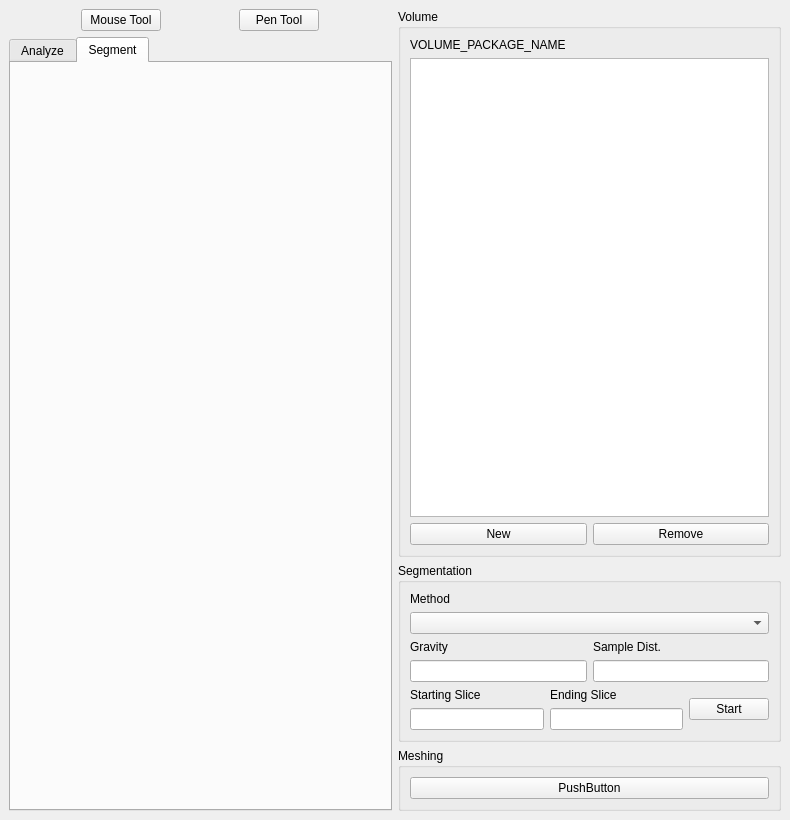
<?xml version="1.0" encoding="UTF-8"?>
<ui version="4.0">
 <class>Form</class>
 <widget class="QMainWindow" name="Form">
  <property name="geometry">
   <rect>
    <x>0</x>
    <y>0</y>
    <width>790</width>
    <height>820</height>
   </rect>
  </property>
  <property name="sizePolicy">
   <sizepolicy hsizetype="Preferred" vsizetype="Preferred">
    <horstretch>0</horstretch>
    <verstretch>0</verstretch>
   </sizepolicy>
  </property>
  <property name="windowTitle">
   <string>Form</string>
  </property>
  <widget class="QWidget" name="horizontalLayoutWidget">
   <property name="sizePolicy">
    <sizepolicy hsizetype="Preferred" vsizetype="Preferred">
     <horstretch>0</horstretch>
     <verstretch>0</verstretch>
    </sizepolicy>
   </property>
   <layout class="QHBoxLayout" name="horizontalLayout">
    <item>
     <layout class="QVBoxLayout" name="verticalLayout">
      <item>
       <layout class="QHBoxLayout" name="horizontalLayout_2">
        <item>
         <widget class="QPushButton" name="btnMouseTool">
          <property name="sizePolicy">
           <sizepolicy hsizetype="Fixed" vsizetype="Fixed">
            <horstretch>0</horstretch>
            <verstretch>0</verstretch>
           </sizepolicy>
          </property>
          <property name="text">
           <string>Mouse Tool</string>
          </property>
         </widget>
        </item>
        <item>
         <widget class="QPushButton" name="pushButton">
          <property name="sizePolicy">
           <sizepolicy hsizetype="Fixed" vsizetype="Fixed">
            <horstretch>0</horstretch>
            <verstretch>0</verstretch>
           </sizepolicy>
          </property>
          <property name="text">
           <string>Pen Tool</string>
          </property>
         </widget>
        </item>
       </layout>
      </item>
      <item>
       <layout class="QVBoxLayout" name="verticalLayout_11">
        <item>
         <widget class="QTabWidget" name="tabWidget">
          <property name="sizePolicy">
           <sizepolicy hsizetype="Expanding" vsizetype="Expanding">
            <horstretch>0</horstretch>
            <verstretch>0</verstretch>
           </sizepolicy>
          </property>
          <property name="currentIndex">
           <number>1</number>
          </property>
          <widget class="QWidget" name="tabAnalyze">
           <property name="sizePolicy">
            <sizepolicy hsizetype="Expanding" vsizetype="Expanding">
             <horstretch>0</horstretch>
             <verstretch>0</verstretch>
            </sizepolicy>
           </property>
           <attribute name="title">
            <string>Analyze</string>
           </attribute>
           <layout class="QGridLayout" name="gridLayout_3">
            <item row="0" column="0">
             <layout class="QVBoxLayout" name="verticalLayout_10">
              <item>
               <widget class="QPushButton" name="pushButton_7">
                <property name="text">
                 <string>PushButton</string>
                </property>
               </widget>
              </item>
             </layout>
            </item>
           </layout>
          </widget>
          <widget class="QWidget" name="tabSegment">
           <property name="sizePolicy">
            <sizepolicy hsizetype="Expanding" vsizetype="Expanding">
             <horstretch>0</horstretch>
             <verstretch>0</verstretch>
            </sizepolicy>
           </property>
           <attribute name="title">
            <string>Segment</string>
           </attribute>
          </widget>
         </widget>
        </item>
       </layout>
      </item>
     </layout>
    </item>
    <item>
     <layout class="QVBoxLayout" name="verticalLayout_2">
      <item>
       <widget class="QGroupBox" name="groupBox">
        <property name="minimumSize">
         <size>
          <width>20</width>
          <height>20</height>
         </size>
        </property>
        <property name="title">
         <string>Volume</string>
        </property>
        <layout class="QVBoxLayout" name="verticalLayout_3">
         <item>
          <widget class="QLabel" name="lblVpkgName">
           <property name="minimumSize">
            <size>
             <width>100</width>
             <height>0</height>
            </size>
           </property>
           <property name="text">
            <string>VOLUME_PACKAGE_NAME</string>
           </property>
           <property name="wordWrap">
            <bool>true</bool>
           </property>
          </widget>
         </item>
         <item>
          <widget class="QListView" name="lstPaths"/>
         </item>
         <item>
          <layout class="QHBoxLayout" name="horizontalLayout_3">
           <item>
            <widget class="QPushButton" name="btnNewPath">
             <property name="minimumSize">
              <size>
               <width>20</width>
               <height>20</height>
              </size>
             </property>
             <property name="text">
              <string>New</string>
             </property>
            </widget>
           </item>
           <item>
            <widget class="QPushButton" name="btnRemovePath">
             <property name="minimumSize">
              <size>
               <width>20</width>
               <height>20</height>
              </size>
             </property>
             <property name="text">
              <string>Remove</string>
             </property>
            </widget>
           </item>
          </layout>
         </item>
        </layout>
       </widget>
      </item>
      <item>
       <widget class="QGroupBox" name="groupBox_2">
        <property name="title">
         <string>Segmentation</string>
        </property>
        <layout class="QVBoxLayout" name="verticalLayout_4">
         <item>
          <widget class="QLabel" name="label_5">
           <property name="text">
            <string>Method</string>
           </property>
          </widget>
         </item>
         <item>
          <widget class="QComboBox" name="cmbSegMethods"/>
         </item>
         <item>
          <layout class="QHBoxLayout" name="horizontalLayout_5">
           <item>
            <layout class="QVBoxLayout" name="verticalLayout_6">
             <item>
              <widget class="QLabel" name="label_6">
               <property name="text">
                <string>Gravity</string>
               </property>
              </widget>
             </item>
             <item>
              <widget class="QLineEdit" name="edtGravityVal"/>
             </item>
            </layout>
           </item>
           <item>
            <layout class="QVBoxLayout" name="verticalLayout_5">
             <item>
              <widget class="QLabel" name="label_7">
               <property name="text">
                <string>Sample Dist.</string>
               </property>
              </widget>
             </item>
             <item>
              <widget class="QLineEdit" name="edtSampleDistVal"/>
             </item>
            </layout>
           </item>
          </layout>
         </item>
         <item>
          <layout class="QHBoxLayout" name="horizontalLayout_6">
           <item>
            <layout class="QVBoxLayout" name="verticalLayout_9">
             <item>
              <widget class="QLabel" name="label_8">
               <property name="text">
                <string>Starting Slice</string>
               </property>
              </widget>
             </item>
             <item>
              <widget class="QLineEdit" name="edtStartingSliceVal"/>
             </item>
            </layout>
           </item>
           <item>
            <layout class="QVBoxLayout" name="verticalLayout_8">
             <item>
              <widget class="QLabel" name="label_9">
               <property name="text">
                <string>Ending Slice</string>
               </property>
              </widget>
             </item>
             <item>
              <widget class="QLineEdit" name="edtEndingSliceVal"/>
             </item>
            </layout>
           </item>
           <item>
            <layout class="QVBoxLayout" name="verticalLayout_7">
             <item>
              <widget class="QPushButton" name="btnStartSeg">
               <property name="text">
                <string>Start</string>
               </property>
              </widget>
             </item>
            </layout>
           </item>
          </layout>
         </item>
        </layout>
       </widget>
      </item>
      <item>
       <widget class="QGroupBox" name="groupBox_3">
        <property name="title">
         <string>Meshing</string>
        </property>
        <layout class="QHBoxLayout" name="horizontalLayout_4">
         <item>
          <widget class="QPushButton" name="btnCreateMesh">
           <property name="text">
            <string>PushButton</string>
           </property>
          </widget>
         </item>
        </layout>
       </widget>
      </item>
     </layout>
    </item>
   </layout>
  </widget>
  <action name="actionOpen">
   <property name="text">
    <string>Open</string>
   </property>
  </action>
 </widget>
 <resources/>
 <connections/>
</ui>
